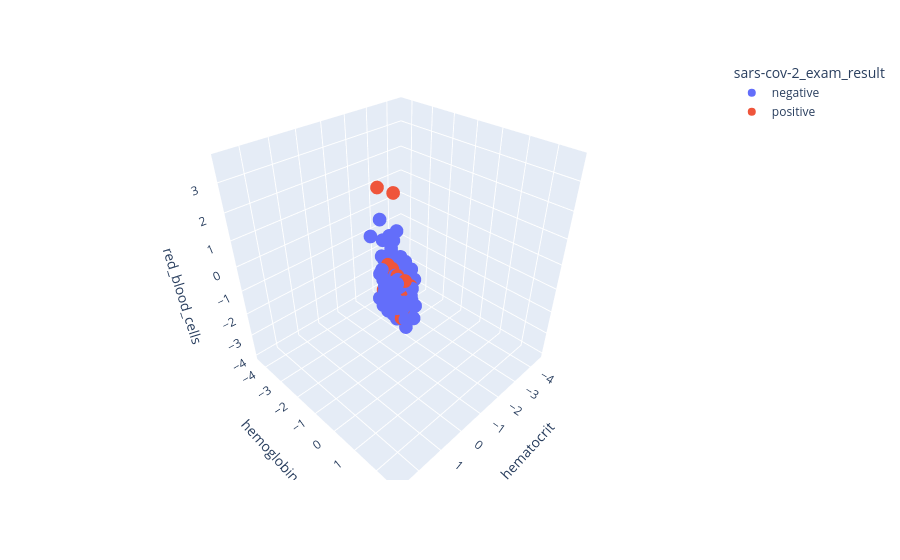

Notebook source saved alongside this figure:
### Markdown cell above
On peut voir clairement des relations linéaires entre :
* hematocrit et hemoglobin et red_blood_cells
* mean_corpuscular_volume et mean_corpuscular_hemoglobin

### Code cell
from plotly import express as exp

exp.scatter_3d(data_frame=df, x='hematocrit', y='hemoglobin', z='red_blood_cells', color=target)

### Figure 1 — Plotly figure (JSON) as saved in the notebook; plotly's stock layout.template omitted (floating-point values rounded to 4 significant figures; data arrays with more than 128 entries replaced by an {"elided": "..."} marker saying what was removed)
{"data": [{"hovertemplate": "sars-cov-2_exam_result=negative<br>hematocrit=%{x}<br>hemoglobin=%{y}<br>red_blood_cells=%{z}<extra></extra>", "legendgroup": "negative", "marker": {"color": "#636efa", "symbol": "circle"}, "mode": "markers", "name": "negative", "scene": "scene", "showlegend": true, "x": {"elided": "5086 float values"}, "y": {"elided": "5086 float values"}, "z": {"elided": "5086 float values"}, "type": "scatter3d"}, {"hovertemplate": "sars-cov-2_exam_result=positive<br>hematocrit=%{x}<br>hemoglobin=%{y}<br>red_blood_cells=%{z}<extra></extra>", "legendgroup": "positive", "marker": {"color": "#EF553B", "symbol": "circle"}, "mode": "markers", "name": "positive", "scene": "scene", "showlegend": true, "x": {"elided": "558 float values"}, "y": {"elided": "558 float values"}, "z": {"elided": "558 float values"}, "type": "scatter3d"}], "layout": {"scene": {"domain": {"x": [0.0, 1.0], "y": [0.0, 1.0]}, "xaxis": {"title": {"text": "hematocrit"}}, "yaxis": {"title": {"text": "hemoglobin"}}, "zaxis": {"title": {"text": "red_blood_cells"}}}, "legend": {"title": {"text": "sars-cov-2_exam_result"}, "tracegroupgap": 0}, "margin": {"t": 60}}}
